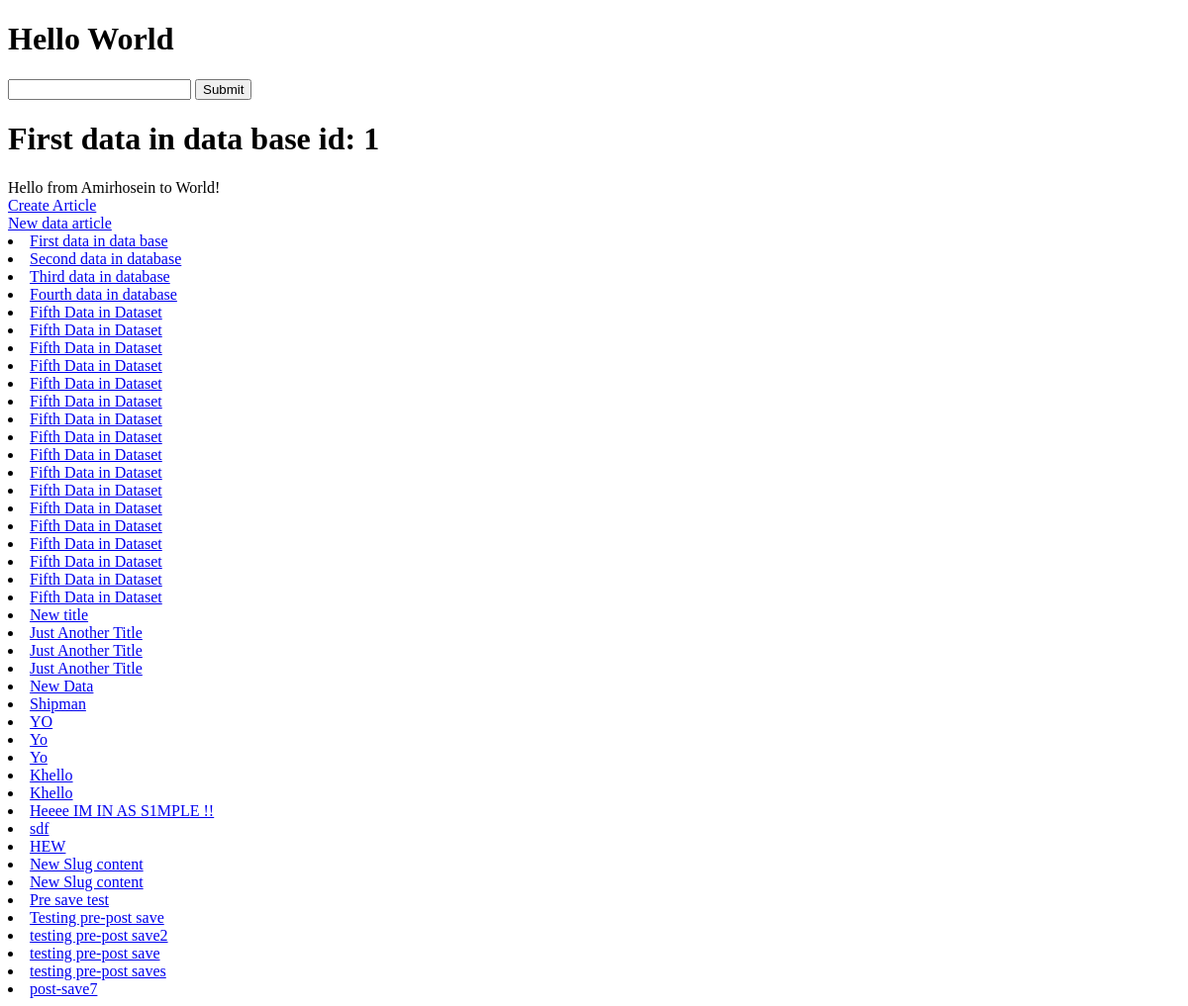
/, run on an earlier commit of the app's database.
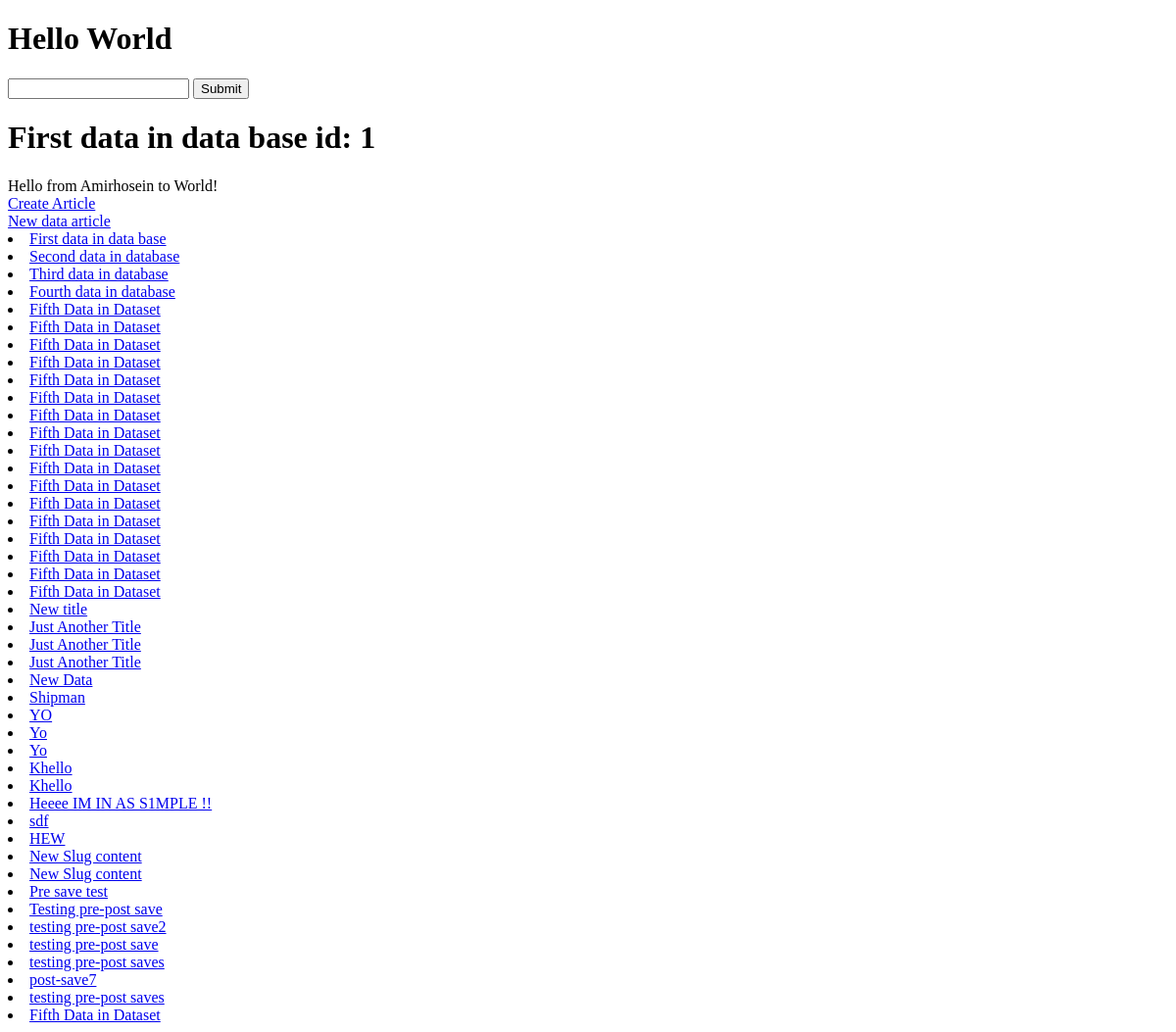
And on a later commit of the database.
### articles/models.py (models this page shows, shortened)
class Article(models.Model):
    user = models.ForeignKey(User, blank=True, null=True, on_delete=models.SET_NULL)
    title = models.CharField(max_length=70)
    content = models.TextField()
    slug = models.SlugField(unique=True, blank=True, null=True)
    timestamp = models.DateTimeField(auto_now_add=True)
    updated = models.DateTimeField(auto_now=True)
    publish = models.DateField(auto_now=False, auto_now_add=False, null=True, blank=True)
    objects = ArticleManager()
    def get_absolute_url(self):
        return reverse("article-detail", kwargs={"slug": self.slug})

### trydjango/views.py (the view)
# urls.py: path("", home_view), # index /home /root
def home_view (request):
    article_obj = Article.objects.get(id=1)
    number_lis = [123, 432, 54, 6233]
    article_queryset = Article.objects.all()
    context = {
        "obj_queryset": article_queryset,
        "number_lis": number_lis,
        "object" : article_obj,
        "title" : article_obj.title,
        "content" : article_obj.content,
        "id" : article_obj.id
    }
    HTML_STRING = render_to_string("home-view.html", context=context)
    return HttpResponse(HTML_STRING)

### articles/models.py (called while the page is built)
    def get_queryset(self):
            return ArticleQuerySet(self.model, using=self._db)

### templates/home-view.html
{% extends "base.html" %}
{% block content %}
<h1> {{title}} id: {{id}}</h1>
<p1> {{content}} </p1>
<br>
<a href='{% url "article-create" %}'>Create Article</a>
<br>
<a href='{% url "article-detail" slug="new-data" %}'>New data article</a>
{% for x in obj_queryset %}
<li>
     <a href="{{ x.get_absolute_url }}">{{ x.title }}</a>
</li>
{% endfor %}
{% endblock content %}

### templates/base.html
<!DOCTYPE html>
<html>
    <head>
    </head>
    <body>
        <h1>Hello World</h1>
        <form action="articles/" method="get">
            <input type="text" name="q" />
            <input type="submit"/>
            <br>
        </form>
        {% block content %}
        {% endblock content %}
    </body>
</html>

What changed in the data, as far as the page shows it:
added Article: title "testing pre-post saves"
added Article: title "Fifth Data in Dataset"
